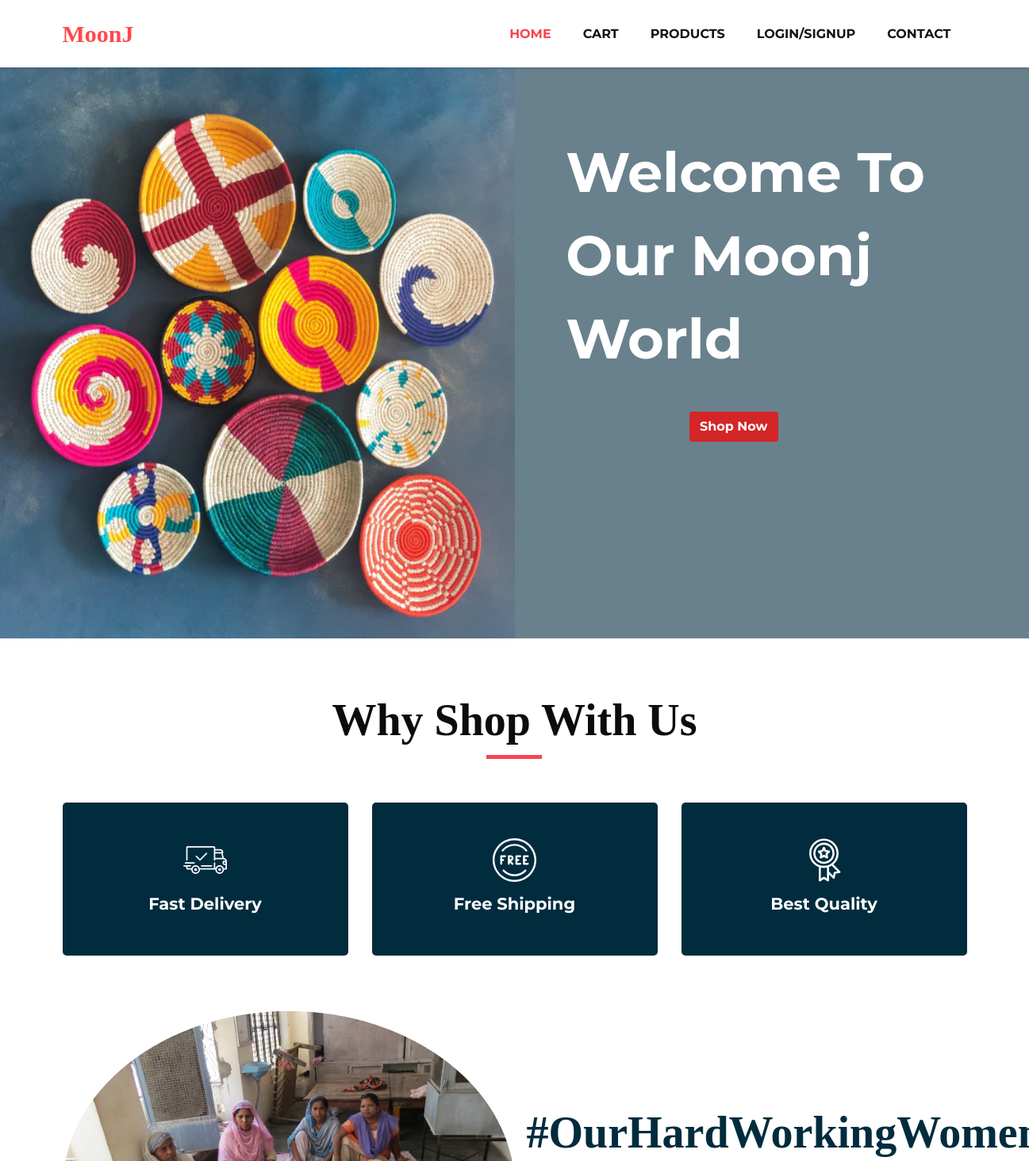
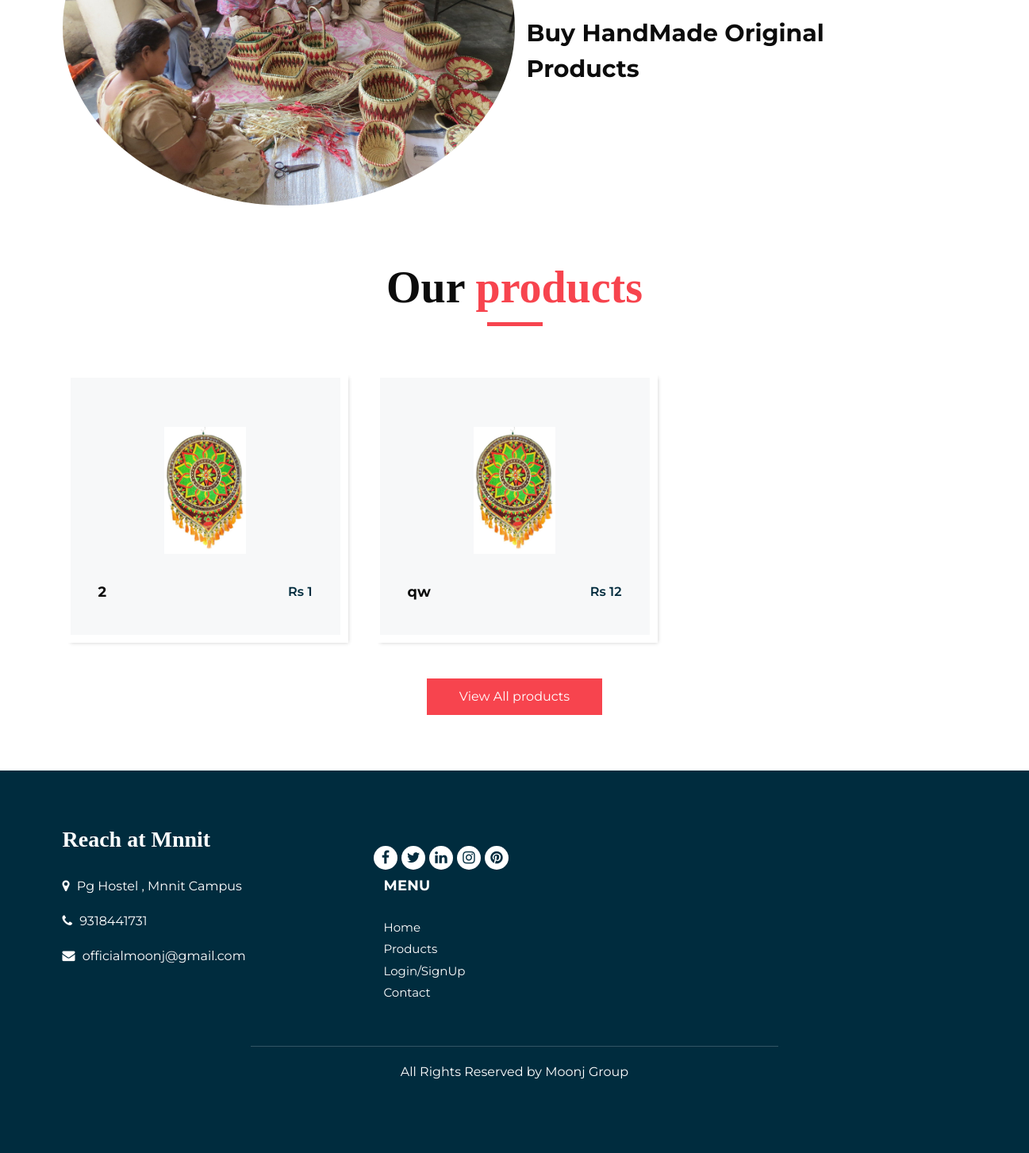
The page / on the database its author committed (2 pictures, top to bottom).
### cart/models.py (models this page shows)
class product(models.Model):
    product_name = models.CharField(max_length=500)
    product_id = models.AutoField(primary_key=True)
    description = models.TextField(null=True)
    quantity = models.IntegerField(default=0)
    image =  models.ImageField(upload_to="myimage",null=True)
    category_id = models.ForeignKey(category,on_delete=models.CASCADE)
    price = models.IntegerField()

### registration/views.py (the view, shortened to what this page needs)
# urls.py: 2. Add a URL to urlpatterns:  path('', views.home, name='home')
def home(request):
    object_list = []
    try:
        data = product.objects.all()[:3]
    except:
        print("not loaded")
    else:
        for x in data:
            ob = dash_product(x.product_name,x.product_id,x.price,x.quantity,x.image)
            print(ob.img.url)
            object_list.append(ob)
    if not request.session.has_key('user_login_user_id'):
        context={
            "data1":object_list,
        }
        return render(request,'registeration/navbar.html',context)

### registration/templates/registeration/navbar.html (shortened to what this page needs)
 {% extends 'registeration/nav.html' %}
{% load static %}
{% block content %}
      <div class="my-header">
         <div class="my-row">
            <div class="my-column">
               <div class="my-header-img-div">
                  <img src="{% static 'images/slider-bg.webp' %}" alt="img" style="height:90vh; width:50vw">
               </div>
            </div>
            <div class="my-column">
               <div class="my-header-info">
                  Welcome To Our Moonj World
                  <div class="header-btn">
                     <button class="btn text-center " style="background-color:rgba(255,0,0,0.712)"> <a href="/product" style="color:white;font-weight:bold;">Shop Now</a></button>
                  </div>
               </div>
            </div>
         </div>
      </div>
   <section class="why_section layout_padding">
      <div class="container">
         <div class="heading_container heading_center">
            <h2>
               Why Shop With Us
            </h2>
         </div>
         <div class="row">
            <div class="col-md-4">
               <div class="box ">
                  <div class="img-box">
                  </div>
                  <div class="detail-box">
                     <h5>
                        Fast Delivery
                     </h5>
                  </div>
               </div>
            </div>
            <div class="col-md-4">
               <div class="box ">
                  <div class="img-box">
                  </div>
                  <div class="detail-box">
                     <h5>
                        Free Shipping
                     </h5>
                  </div>
               </div>
            </div>
            <div class="col-md-4">
               <div class="box ">
                  <div class="img-box">
                  </div>
                  <div class="detail-box">
                     <h5>
                        Best Quality
                     </h5>
                  </div>
               </div>
            </div>
         </div>
      </div>
   </section>
   <section class="arrival_section" style="background-color:White;">
      <div class="container">
         <div class="box">
            <div class="arrival_bg_box" >
               <img src="{% static 'images/new_arrival.JPG' %}" alt="" style="border-radius:50%;">
            </div>
            <div class="row">
               <div class="col-md-6 ml-auto">
                  <div class="heading_container remove_line_bt">
                     <h2>
                        #OurHardWorkingWomens
                     </h2>
                  </div>
                  <p style="margin-top: 20px;margin-bottom: 30px;font-size: 30px; font-weight: bold;">
                     Buy HandMade Original Products
                  </p>
               </div>
            </div>
         </div>
      </div>
   </section>
   <section class="product_section layout_padding">
      <div class="container">
         <div class="heading_container heading_center">
            <h2>
               Our <span>products</span>
            </h2>
         </div>
         <div class="row">
            {% for x in data1 %}
            <div class="col-sm-6 col-md-4 col-lg-4">
               <div class="box">
                  <div class="img-box">
                     <img src="/media/{{x.img}}" alt="">
                  </div>
                  <div class="detail-box">
                     <h5>
                        {{ x.product_name }}
                     </h5>
                     <h6>
                       Rs {{ x.price }}
                     </h6>
                  </div>
               </div>
            </div>
            {% endfor %}
         </div>
         <div class="btn-box">
            <a href="/product">
               View All products
            </a>
         </div>
      </div>
   </section>
 {% endblock content %}

### static/css/style.css (style rules this page uses)
* { box-sizing: border-box; }
body { font-family: 'Montserrat', sans-serif; color: #0c0c0c; background-color: #ffffff; overflow-x: hidden; }
.layout_padding { padding: 70px 0; }
h1, h2 { font-family: 'Playfair Display', serif; }
.heading_container { display: -webkit-box; display: -ms-flexbox; display: flex; -webkit-box-orient: vertical; -webkit-box-direction: normal; -ms-flex-direction: column; flex-direction: column; -webkit-box-align: start; -ms-flex-align: start; align-items: flex-start; }
.heading_container h2 { position: relative; margin-bottom: 0; font-size: 3.5rem; font-weight: bold; }
.heading_container h2::after { content: ""; display: block; width: 70px; height: 5px; background: #f7444e; margin: 10px auto 10px; }
.heading_container h2 span { color: #f7444e; }
.heading_container.heading_center { -webkit-box-align: center; -ms-flex-align: center; align-items: center; text-align: center; }
a, a:hover, a:focus { text-decoration: none; }
.btn, .btn:focus { outline: none !important; -webkit-box-shadow: none; box-shadow: none; }
.product_section .heading_container { margin-bottom: 20px; }
.product_section .box { position: relative; margin-top: 25px; padding: 35px 35px; background-color: #f7f8f9; -webkit-transition: all .3s; transition: all .3s; overflow: hidden; box-shadow: 5px 5px 5px -5px rgba(0,0,0,.2); border: solid #fff 10px; }
.product_section .box .img-box { display: -webkit-box; display: -ms-flexbox; display: flex; -webkit-box-pack: center; -ms-flex-pack: center; justify-content: center; -webkit-box-align: center; -ms-flex-align: center; align-items: center; height: 215px; }
.product_section .box .img-box img { max-width: 100%; max-height: 160px; -webkit-transition: all .3s; transition: all .3s; }
.product_section .box .detail-box { text-align: center; display: -webkit-box; display: -ms-flexbox; display: flex; -webkit-box-pack: justify; -ms-flex-pack: justify; justify-content: space-between; }
.product_section .box .detail-box h5 { font-size: 18px; margin-top: 10px; }
.product_section .box .detail-box h6 { margin-top: 10px; color: #002c3e; font-weight: 600; }
.arrival_section { background-color: #d4ced0; }
.product_section .btn-box { display: -webkit-box; display: -ms-flexbox; display: flex; -webkit-box-pack: center; -ms-flex-pack: center; justify-content: center; margin-top: 45px; }
.product_section .btn-box a { display: inline-block; padding: 10px 40px; background-color: #f7444e; border: 1px solid #f7444e; color: #ffffff; border-radius: 0; -webkit-transition: all 0.3s; transition: all 0.3s; }
.arrival_section .heading_container { color: #002c3e; margin-bottom: 10px; }
.arrival_section .box { padding: 120px 45px; position: relative; }
.arrival_section .arrival_bg_box { position: absolute; top: 0; left: 0; width: 100%; height: 100%; z-index: 3; }
.arrival_section .arrival_bg_box img { width: 50%; height: 100%; -o-object-fit: cover; object-fit: cover; -o-object-position: top left; object-position: top left; }
.why_section .box { text-align: center; margin-top: 45px; background-color: #002c3e; padding: 45px 50px; border-radius: 5px; color: #ffffff; }
.detail-box h5 { font-size: 21px; font-weight: 700; }
.remove_line_bt h2::after { display: none; }
.why_section .box .img-box { margin-bottom: 15px; }
.why_section .box .img-box svg { width: 55px; height: auto; fill: #ffffff; }

### static/css/responsive.css (style rules this page uses)
@media (min-width: 1200px) { .container { max-width: 1170px; } }

### static/css/navbar.css (style rules this page uses)
.my-header { height: 90vh; width: 100vw; background-color: #607b86f2; }
.my-row { display: flex; }
.my-column { flex: 50%; height: 90vh; width: 100%; }
.my-header-info { height: 30vh; width: 40vw; position: relative; top:10vh; left:5vw; color: white; font-size: 70px; font-weight:bold; }
.header-btn { position:absolute; left:12vw; }

### rows shown on the page
product: img (picture)
product: img (picture), product_name "qw"

### other values the page prints
{{ x.product_name }} "2"
{{ x.price }} "1" "12"
